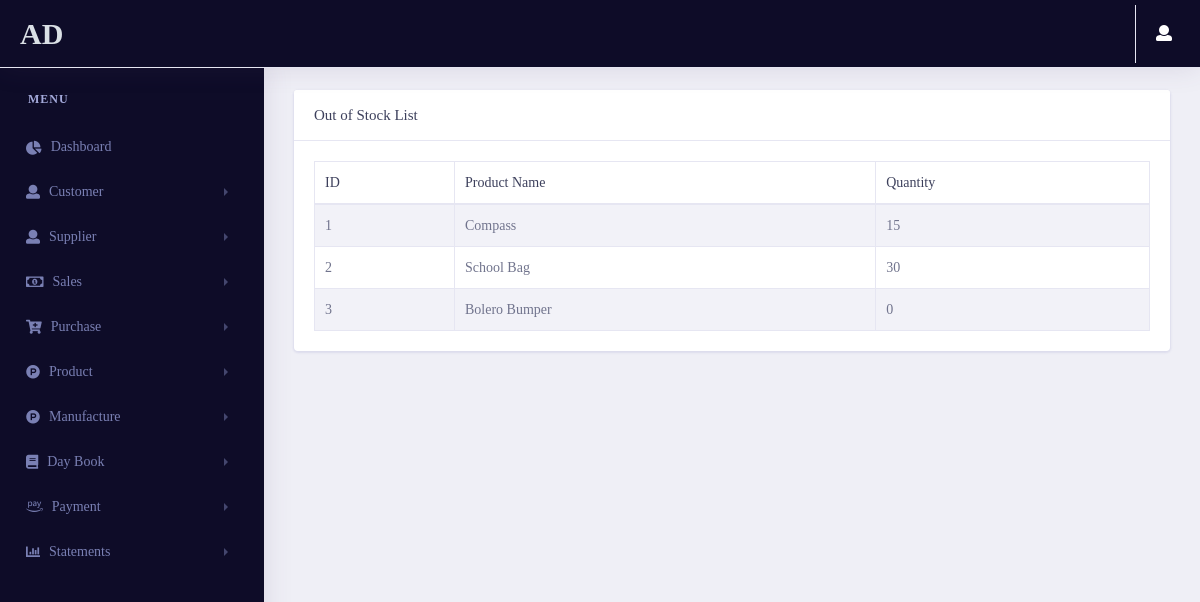
The page /statement/outofstock/ (signed in) on the database as committed earlier.
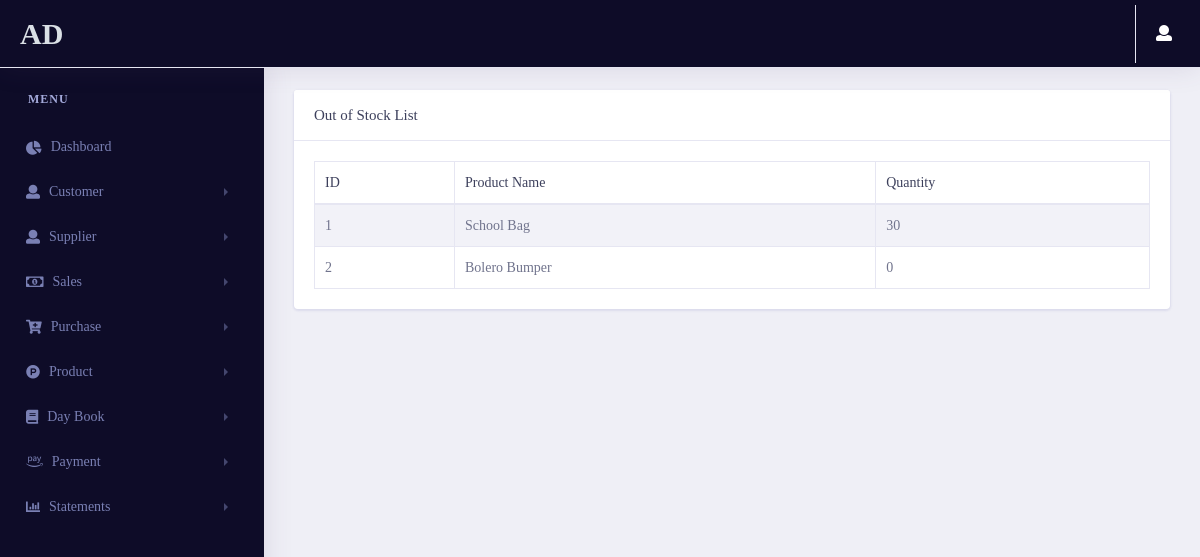
The same page on the database as committed later.
### pages/models.py (models this page shows, shortened)
class Profile(models.Model):
    user = models.OneToOneField(User,on_delete=models.CASCADE , related_name="profile")
    phone_no = models.CharField(max_length=20)
    company_name = models.CharField(max_length=50)
    Address = models.CharField(max_length=500)
    city = models.CharField(max_length=50)
    state = models.CharField(max_length=50)
    pincode = models.CharField(max_length=50)
    GSTNO = models.CharField(max_length=50)
    Bank_name = models.CharField(max_length=50)
    Bank_AC = models.CharField(max_length=50)
    IFSC_Code = models.CharField(max_length=50)
    Branch_name = models.CharField(max_length=50)
    id = models.UUIDField(default=uuid.uuid4 , unique=True , primary_key=True , editable=False)
    class Meta:
        indexes = [models.Index(fields=['user' , 'id'])]

### products/models.py (models this page shows, shortened)
class Stock_estimate(models.Model):
    product = models.OneToOneField(Product_estimate,on_delete=models.CASCADE)
    quantity = models.IntegerField(null=True,blank=True,default=0)
    purchase_price = models.IntegerField(null=True,blank=True,default=0)
    id = models.UUIDField(default=uuid.uuid4 , unique=True , primary_key=True , editable=False)
    class Meta:
        indexes = [models.Index(fields=('product' , 'id'))]

class Product_estimate(models.Model):
    product_name = models.CharField(max_length=100)
    product_categ = models.CharField(max_length=50)
    product_type = models.ForeignKey(Product_type, null=True, blank=True, on_delete=models.SET_NULL)
    unit = models.CharField(max_length=50)
    selling_price = models.FloatField()
    purchase_price = models.FloatField(null=True, blank=True)
    store_location = models.CharField(max_length=50)
    supplier = models.ForeignKey(Supplier_estimate , on_delete=models.CASCADE , blank=True,null=True)
    minimum_stock=models.IntegerField()
    id = models.UUIDField(default=uuid.uuid4 , unique=True , primary_key=True , editable=False)
    class Meta:
        indexes = [models.Index(fields=('product_name' , 'id' , 'supplier'))]

### statements/views.py (the view)
# urls.py: path('outofstock/',views.outofstock,name="outofstock"),
@login_required(login_url='login')
def outofstock(request):
    if request.user.groups.filter(name='Estimate').exists():
        if request.method=='GET':
            stocks_with_min_quantity = Stock_estimate.objects.annotate(min_stock=F('product__minimum_stock')).filter(quantity__lte=F('min_stock'))
            context = {
                'stocks_with_min_quantity': stocks_with_min_quantity
            }
            return render(request, 'statements/outofstock.html', context)

### pages/templatetags/user_auth.py (called while the page is built)
@register.filter(name='has_group')
def has_group(user, group_name):
    group = Group.objects.get(name=group_name)
    return True if group in user.groups.all() else False

### statements/templates/statements/outofstock.html (shortened to what this page needs)
{% extends 'pages/base.html' %}
{% load static %}
{% load user_auth %}
{% block content %}
<link rel="stylesheet" href="{% static 'vendor/bootstrap/css/bootstrap.min.css' %}">
<link href="{% static 'vendor/fonts/circular-std/style.css' %}" rel="stylesheet">
<link rel="stylesheet" href="{% static 'libs/css/style.css' %}">
<link rel="stylesheet" href="{% static 'vendor/fonts/fontawesome/css/fontawesome-all.css' %}">
<link rel="stylesheet" type="text/css" href="{% static 'vendor/datatables/css/dataTables.bootstrap4.css' %}">
{% if request.user|has_group:"Estimate" %}
<div class="row">
  <div class="col-xl-12 col-lg-12 col-md-12 col-sm-12 col-12">
    <div class="card">
      <h5 class="card-header">Out of Stock List</h5>
      <div class="card-body">
        <div class="table-responsive">
          <table class="table table-striped table-bordered first" id="example">
            <thead>
              <tr>
                <th>ID</th>
                <th>Product Name</th>
                <th>Quantity</th>
              </tr>
            </thead>
            <tbody>
              {% for i in stocks_with_min_quantity %}
              <tr>
                <td>{{forloop.counter}}</td>
                <td>{{i.product.product_name}}</td>
                <td>{{i.quantity}}</td>
              </tr>
              {% endfor %}
            </tbody>
          </table>
        </div>
      </div>
    </div>
  </div>
</div>
{% endif %}
{% endblock content %}

### pages/templates/pages/base.html (shortened to what the changed rows need)
{% load static %}
{% load user_auth %}
<!doctype html>
<html lang="en">
<head>
    <link rel="stylesheet" href="{% static 'vendor/bootstrap/css/bootstrap.min.css' %}">
    <link href="{% static 'vendor/fonts/circular-std/style.css' %}" rel="stylesheet">
    <link rel="stylesheet" href="{% static 'libs/css/style.css' %}">
    <link rel="stylesheet" href="{% static 'vendor/fonts/fontawesome/css/fontawesome-all.css' %}">
    <link rel="stylesheet" href="{% static 'vendor/fonts/material-design-iconic-font/css/materialdesignicons.min.css' %}">
    <link rel="stylesheet" href="{% static 'vendor/fonts/flag-icon-css/flag-icon.min.css' %}">
    <link href="{% static 'Select2/css/select2.min.css' %}" rel="stylesheet" type="text/css">
    <link href="stylesheet" href="{% static 'vendor/multi-select/css/multi-select.css' %}">
</head>
<body>
    <div class="dashboard-main-wrapper">
          <div class="dashboard-header">
            <nav class="navbar navbar-expand-lg sidebar-dark fixed-top" >
                <a class="navbar-brand text-light" href="{% url 'dashboard' %}">{{request.user.profile.company_name}}</a>
                <div class="collapse navbar-collapse " id="navbarSupportedContent">
                    <ul class="navbar-nav ml-auto navbar-right-top">
                    </ul>
                </div>
            </nav>
        </div>
        <div class="nav-left-sidebar sidebar-dark">
            <div class="menu-list">
                <nav class="navbar navbar-expand-lg navbar-dark">
                    <div class="collapse navbar-collapse" id="navbarNav">
                        <ul class="navbar-nav flex-column">
                            {% if request.user|has_group:"Manufacture" %}
                            <li class="nav-item">
                                <a class="nav-link" href="#" data-toggle="collapse" aria-expanded="false" data-target="#manufacture" aria-controls="submenu-5"><i class=" fab fa-product-hunt"></i>Manufacture</a>
                            </li>
                            {% endif %}
                        </ul>
                    </div>
                </nav>
            </div>
        </div>
        <div class="dashboard-wrapper">
            <div class="dashboard-ecommerce">
                <div class="container-fluid dashboard-content ">
                    <div class="ecommerce-widget">
                    {% block content %}
                    {% endblock content %}
                    </div>
                </div>
            </div>
        </div>
    </div>
</body>
</html>

Rows that differ between the two databases and show on the page:
no longer on this page (row edited): Stock_estimate: product.product_name "Compass", quantity "15"
Other text that changed with them:
text no longer shown: "Manufacture"
